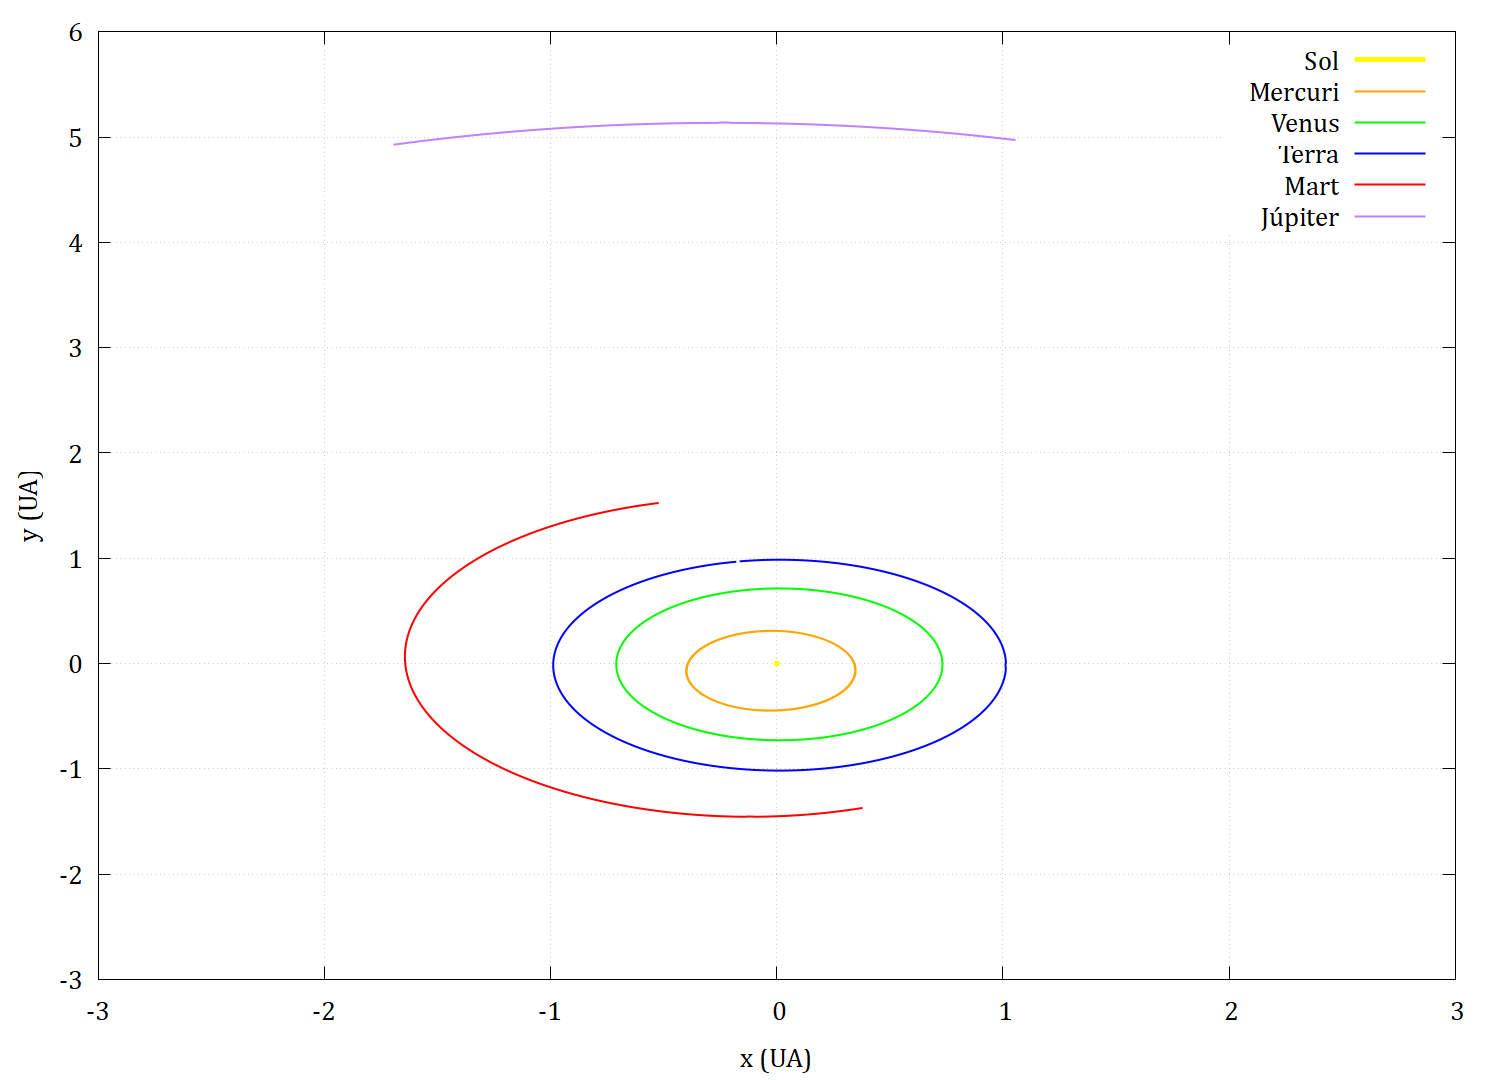

Recreate this plot in gnuplot.
set terminal pngcairo enhanced size 1500,1080 font "Cambria, 20"
set output "orbites_euler_1_d1dia.png" 

set xlabel "x (UA)"
set ylabel "y (UA)"
set xrange [-3:3]
set yrange [-3:6]
set grid


plot "sol_1_d1dia.dat" with lines lw 2 lc rgb "yellow" title "Sol", \
     "mercuri_1_d1dia.dat" with lines lw 2 lc rgb "orange" title "Mercuri", \
     "venus_1_d1dia.dat" with lines lw 2 lc rgb "green" title "Venus", \
     "terra_1_d1dia.dat" with lines lw 2 lc rgb "blue" title "Terra", \
     "mart_1_d1dia.dat" with lines lw 2 lc rgb "red" title "Mart", \
     "jupiter_1_d1dia.dat" with lines lw 2 lc rgb "purple" title "Júpiter"

set output
